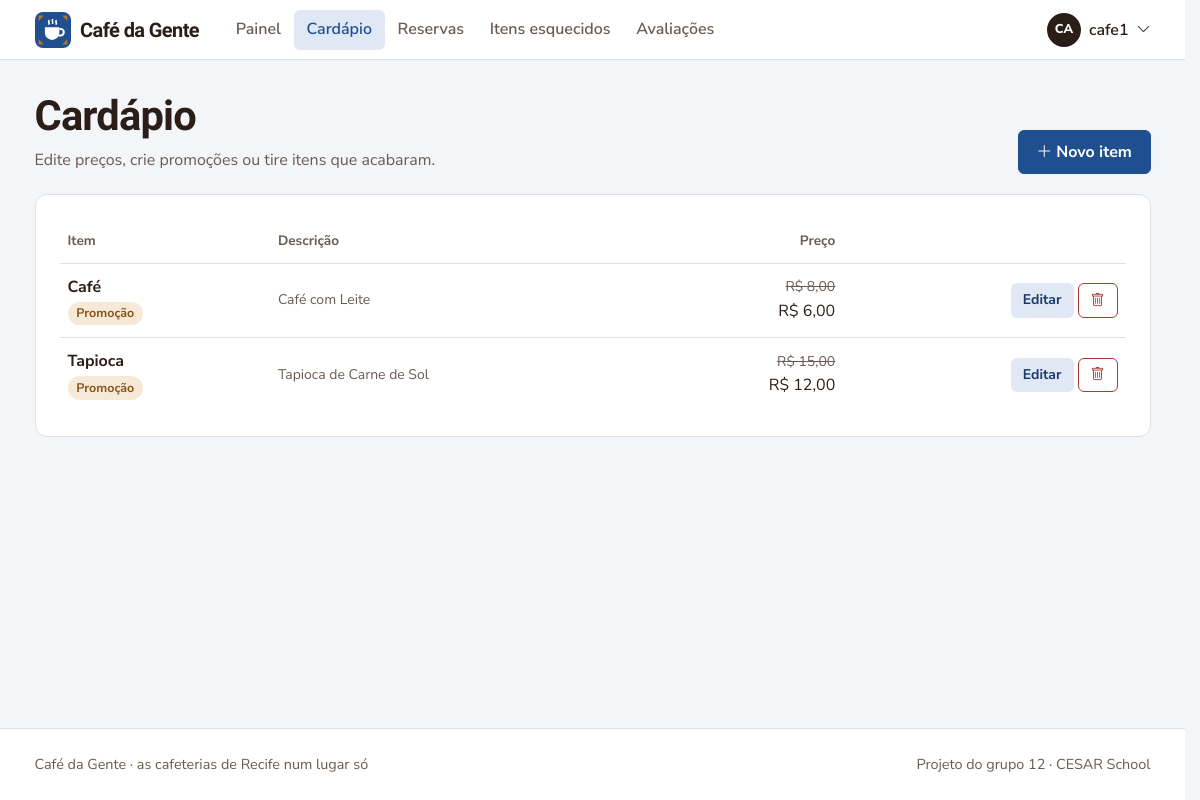
Screenshot of /excluirPrato/ (signed in) with the database file from the repository.
### coffee12app/models.py (models this page shows, shortened)
class CustomUser(AbstractUser):
    phone_number = models.CharField(max_length=15, blank=True)
    COFFEEADMIN = 'CM'
    CLIENT = 'CL'
    ZONANORTE = 'ZN'
    ZONASUL = 'ZS'
    ZONAOESTE = 'ZO'
    CENTRO = 'CE'
    NAOIDENTIFICAR = 'NI'
    ROLES = [
        (COFFEEADMIN, 'Administrador de Café'),
        (CLIENT, 'Cliente')
    ]
    LOCALIDADES = [
        (ZONANORTE, 'Zona Norte'),
        (ZONASUL, 'Zona Sul'),
        (ZONAOESTE, 'Zona Oeste'),
        (CENTRO, 'Centro'),
        (NAOIDENTIFICAR, 'Não Identificar')
    ]
    role = models.CharField(
        max_length=2,
        choices=ROLES,
        default=CLIENT,
    )
    localidade = models.CharField(
        max_length=2,
        choices=LOCALIDADES,
        default=NAOIDENTIFICAR,
    )
    cafeteria = models.ForeignKey('Estabelecimento', on_delete=models.PROTECT, null=True, blank=True)
    possui_estabelecimento = models.BooleanField(default=False)
    cafeteria_favorita = models.ManyToManyField('Estabelecimento', blank=True, related_name='cafeterias_favoritas')

class Prato(models.Model):
    nome = models.CharField(max_length=100)
    descricao = models.TextField()
    preco = models.DecimalField(max_digits=6, decimal_places=2)
    preco_promocional = models.DecimalField(max_digits=6, decimal_places=2, null=True, blank=True)
    estabelecimento = models.ForeignKey(Estabelecimento, on_delete=models.CASCADE)
    prato_principal = models.BooleanField(default=False)
    @property
    def em_promocao(self):
        return self.preco_promocional is not None and self.preco_promocional < self.preco

### coffee12app/views.py (the view)
# urls.py: path('excluirPrato/',views.ExcluirPrato,name='excluirPrato'),
@com_cafeteria
def ExcluirPrato(request, cafeteria):
    if request.method == 'POST':
        prato = get_object_or_404(Prato, id=request.POST.get('prato_id'), estabelecimento=cafeteria)
        nome = prato.nome
        prato.delete()
        messages.info(request, f'{nome} saiu do cardápio.')
        return voltar(request, 'excluirPrato')
    pratos = Prato.objects.filter(estabelecimento=cafeteria).order_by('nome')
    return render(request, 'excluirPrato.html', {'pratos': pratos, 'cafeteria': cafeteria})

### coffee12app/context_processors.py (called while the page is built)
def navegacao(request):
    user = getattr(request, 'user', None)
    match = getattr(request, 'resolver_match', None)
    contexto = {'rota_atual': match.url_name if match else ''}
    if not user or not user.is_authenticated:
        return contexto
    eh_dono = user.role == CustomUser.COFFEEADMIN
    contexto['eh_dono_cafe'] = eh_dono
    if eh_dono:
        cafeteria = user.cafeteria
        contexto['minha_cafeteria'] = cafeteria
        if cafeteria:
            contexto['nav_reservas_pendentes'] = Reserva.objects.filter(
                cafe=cafeteria, status=Reserva.PENDENTE, data_hora__gte=timezone.now()).count()
            contexto['nav_itens_pendentes'] = ItemEsquecido.objects.filter(
                cafeteria=cafeteria, status=ItemEsquecido.PENDENTE).count()
    return contexto

### coffee12app/templatetags/cafe_tags.py (called while the page is built)
@register.filter
def brl(valor):
    if valor is None or valor == '':
        return ''
    try:
        valor = Decimal(valor)
    except (InvalidOperation, TypeError, ValueError):
        return valor
    texto = f'{valor:,.2f}'.replace(',', 'X').replace('.', ',').replace('X', '.')
    return f'R$ {texto}'

@register.filter
def iniciais(nome):
    partes = [p for p in str(nome).replace('_', ' ').replace('.', ' ').split() if p]
    if not partes:
        return '?'
    if len(partes) == 1:
        return partes[0][:2].upper()
    return (partes[0][0] + partes[-1][0]).upper()

### coffee12app/views.py (called while the page is built)
def cafeteria_do_usuario(user):
    if user.cafeteria_id:
        return user.cafeteria
    return Estabelecimento.objects.filter(proprietario=user).first()

def apenas_donos(view):
    @wraps(view)
    @login_required
    def wrapper(request, *args, **kwargs):
        if request.user.role != CustomUser.COFFEEADMIN:
            messages.info(request, 'Essa área é para donos de cafeteria.')
            return redirect('homepage')
        return view(request, *args, **kwargs)
    return wrapper

def com_cafeteria(view):
    @wraps(view)
    @apenas_donos
    def wrapper(request, *args, **kwargs):
        cafeteria = cafeteria_do_usuario(request.user)
        if cafeteria is None:
            messages.info(request, 'Cadastre sua cafeteria para continuar.')
            return redirect('cadastrarEstabelecimento')
        return view(request, cafeteria, *args, **kwargs)
    return wrapper

### templates/excluirPrato.html (shortened to what this page needs)
{% extends 'base.html' %}
{% load cafe_tags %}
{% block conteudo %}
<div class="container">
  <div class="cabecalho d-flex flex-wrap justify-content-between align-items-end gap-3">
    <div>
      <h1>Cardápio</h1>
      <p>Edite preços, crie promoções ou tire itens que acabaram.</p>
    </div>
    <a class="btn btn-primary" href="{% url 'cadastrarPrato' %}"><i class="bi bi-plus-lg me-1" aria-hidden="true"></i>Novo item</a>
  </div>
  {% if pratos %}
    <div class="painel">
      <table class="tabela-menu">
        <thead>
          <tr>
            <th scope="col">Item</th>
            <th scope="col" class="esconder-mobile">Descrição</th>
            <th scope="col" class="num">Preço</th>
            <th scope="col"><span class="visually-hidden">Ações</span></th>
          </tr>
        </thead>
        <tbody>
        {% for prato in pratos %}
          <tr>
            <td>
              <strong>{{ prato.nome }}</strong>
              <div>
                {% if prato.em_promocao %}<span class="etiqueta etiqueta-promo">Promoção</span>{% endif %}
              </div>
            </td>
            <td class="esconder-mobile texto-suave small">{{ prato.descricao|truncatechars:80 }}</td>
            <td class="num">
              {% if prato.em_promocao %}<s class="texto-suave small d-block">{{ prato.preco|brl }}</s>{{ prato.preco_promocional|brl }}{% else %}{{ prato.preco|brl }}{% endif %}
            </td>
            <td class="num">
              <div class="d-inline-flex gap-1">
                <a class="btn btn-claro btn-sm" href="{% url 'editarPrato' prato.id %}">Editar</a>
                <form method="post" action="{% url 'excluirPrato' %}" onsubmit="return confirm('Tirar {{ prato.nome|escapejs }} do cardápio?')">
                  <button class="btn btn-perigo btn-sm" type="submit" aria-label="Excluir {{ prato.nome }}"><i class="bi bi-trash" aria-hidden="true"></i></button>
                </form>
              </div>
            </td>
          </tr>
        {% endfor %}
        </tbody>
      </table>
    </div>
  {% endif %}
</div>
{% endblock %}

### templates/base.html (shortened to what this page needs)
{% load static cafe_tags %}<!doctype html>
<html lang="pt-BR">
<head>
  <link href="https://cdn.jsdelivr.net/npm/bootstrap@5.3.3/dist/css/bootstrap.min.css" rel="stylesheet">
  <link href="https://cdn.jsdelivr.net/npm/bootstrap-icons@1.11.3/font/bootstrap-icons.min.css" rel="stylesheet">
  <link href="{% static 'css/app.css' %}" rel="stylesheet">
</head>
<body>
  <header class="barra">
    <nav class="navbar navbar-expand-lg">
      <div class="container">
        {% if user.is_authenticated %}
          <a class="marca" href="{% if eh_dono_cafe %}{% url 'homepagecafe' %}{% else %}{% url 'homepage' %}{% endif %}">
        {% else %}
          <a class="marca" href="{% url 'inicio' %}">
        {% endif %}
            Café da Gente
          </a>
        {% if user.is_authenticated %}
          <div class="collapse navbar-collapse" id="menu">
            <ul class="navbar-nav ms-lg-4 me-auto">
              {% if eh_dono_cafe %}
                <li class="nav-item"><a class="nav-link {% if rota_atual == 'homepagecafe' %}ativo{% endif %}" href="{% url 'homepagecafe' %}">Painel</a></li>
                {% if minha_cafeteria %}
                  <li class="nav-item"><a class="nav-link {% if rota_atual == 'excluirPrato' or rota_atual == 'cadastrarPrato' or rota_atual == 'editarPrato' %}ativo{% endif %}" href="{% url 'excluirPrato' %}">Cardápio</a></li>
                  <li class="nav-item"><a class="nav-link " href="{% url 'reserva_listar' %}">Reservas</a></li>
                  <li class="nav-item"><a class="nav-link " href="{% url 'solicitacoes' %}">Itens esquecidos</a></li>
                  <li class="nav-item"><a class="nav-link {% if rota_atual == 'verFeedbacks' %}ativo{% endif %}" href="{% url 'verFeedbacks' minha_cafeteria.id %}">Avaliações</a></li>
                {% endif %}
              {% endif %}
            </ul>
            <div class="dropdown">
              <button class="btn p-0 border-0 d-flex align-items-center gap-2" type="button" data-bs-toggle="dropdown" aria-expanded="false">
                <span class="avatar" aria-hidden="true">{{ user.username|iniciais }}</span>
                <span class="fw-semibold">{{ user.username }}</span>
                <i class="bi bi-chevron-down small" aria-hidden="true"></i>
              </button>
            </div>
          </div>
        {% endif %}
      </div>
    </nav>
  </header>
  <main id="conteudo">
    {% block conteudo %}{% endblock %}
  </main>
  {% block rodape %}
  <footer class="rodape">
    <div class="container d-flex flex-wrap justify-content-between gap-2">
      <span>Café da Gente · as cafeterias de Recife num lugar só</span>
      <span>Projeto do grupo 12 · CESAR School</span>
    </div>
  </footer>
  {% endblock %}
</body>
</html>

### coffee12app/static/css/app.css (style rules this page uses)
:root { --porcelana: #F3F5F8; --superficie: #FFFFFF; --azulejo: #1F4F8F; --azulejo-escuro: #163A6B; --azulejo-claro: #DFE8F4; --torra: #2B1E18; --torra-suave: #6A5B53; --caramelo: #B5722A; --caramelo-claro: #F6E9D8; --folha: #2E7550; --folha-clara: #E2F1E8; --cereja: #A93A30; --cereja-clara: #F8E4E1; --linha: #DCE1E8; --fonte-titulo: 'Bricolage Grotesque', system-ui, sans-serif; --fonte-texto: 'Nunito Sans', system-ui, sans-serif; --raio-sm: 6px; --raio: 12px; --sombra: 0 1px 2px rgba(31, 79, 143, .06), 0 4px 16px rgba(31, 79, 143, .06); --bs-body-bg: var(--porcelana); --bs-body-color: var(--torra); --bs-body-font-family: var(--fonte-texto); --bs-link-color: var(--azulejo); --bs-link-color-rgb: 31, 79, 143; --bs-link-hover-color: var(--azulejo-escuro); --bs-link-hover-color-rgb: 22, 58, 107; --bs-border-color: var(--linha); --bs-primary: var(--azulejo); --bs-primary-rgb: 31, 79, 143; --bs-focus-ring-color: rgba(31, 79, 143, .3); }
body { font-family: var(--fonte-texto); font-size: 1rem; line-height: 1.6; color: var(--torra); background: var(--porcelana); min-height: 100vh; display: flex; flex-direction: column; }
main { flex: 1; }
h1, h2, h3, h4, .titulo { font-family: var(--fonte-titulo); font-weight: 700; letter-spacing: -0.02em; line-height: 1.15; color: var(--torra); }
h1 { font-size: clamp(1.9rem, 1.4rem + 2vw, 2.6rem); }
.texto-suave { color: var(--torra-suave); }
a { text-underline-offset: 3px; }
.btn { font-weight: 700; border-radius: var(--raio-sm); padding: .55rem 1.1rem; }
.btn-primary { --bs-btn-bg: var(--azulejo); --bs-btn-border-color: var(--azulejo); --bs-btn-hover-bg: var(--azulejo-escuro); --bs-btn-hover-border-color: var(--azulejo-escuro); --bs-btn-active-bg: var(--azulejo-escuro); --bs-btn-active-border-color: var(--azulejo-escuro); --bs-btn-disabled-bg: var(--azulejo); }
.btn-claro { background: var(--azulejo-claro); color: var(--azulejo-escuro); border: 0; }
.btn-perigo { background: transparent; color: var(--cereja); border: 1px solid currentColor; }
.btn-sm { padding: .35rem .75rem; font-size: .875rem; }
.barra { background: var(--superficie); border-bottom: 1px solid var(--linha); }
.barra .navbar { padding: .6rem 0; }
.marca { display: flex; align-items: center; gap: .6rem; font-family: var(--fonte-titulo); font-weight: 800; font-size: 1.25rem; color: var(--torra); text-decoration: none; letter-spacing: -0.03em; }
.barra .nav-link { color: var(--torra-suave); font-weight: 600; padding: .45rem .8rem !important; border-radius: var(--raio-sm); }
.barra .nav-link.ativo { color: var(--azulejo); background: var(--azulejo-claro); }
.avatar { width: 34px; height: 34px; border-radius: 50%; display: inline-grid; place-items: center; background: var(--torra); color: #fff; font-size: .8rem; font-weight: 800; }
.cabecalho { padding: 2rem 0 1.25rem; }
.cabecalho p { margin: .4rem 0 0; color: var(--torra-suave); }
.painel { background: var(--superficie); border: 1px solid var(--linha); border-radius: var(--raio); padding: 1.5rem; }
.etiqueta { display: inline-block; padding: .1rem .55rem; border-radius: 999px; font-size: .78rem; font-weight: 700; background: var(--porcelana); color: var(--torra-suave); }
.etiqueta-promo { background: var(--caramelo-claro); color: #8a5517; }
.tabela-menu { width: 100%; }
.tabela-menu td, .tabela-menu th { padding: .7rem .5rem; border-bottom: 1px solid var(--linha); vertical-align: middle; }
.tabela-menu th { font-size: .85rem; color: var(--torra-suave); font-weight: 700; }
.tabela-menu tr:last-child td { border-bottom: 0; }
.tabela-menu .num { text-align: right; white-space: nowrap; }
.rodape { margin-top: 4rem; border-top: 1px solid var(--linha); background: var(--superficie); padding: 1.5rem 0; font-size: .9rem; color: var(--torra-suave); }
html { scrollbar-gutter: stable; }

### rows the page displays
CustomUser: username|iniciais "CA", username "cafe1"
Prato: nome "Café", shows "Promoção", descricao "Café com Leite", preco|brl "R$ 8,00", preco_promocional|brl "R$ 6,00"
Prato: nome "Tapioca", shows "Promoção", descricao "Tapioca de Carne de Sol", preco|brl "R$ 15,00", preco_promocional|brl "R$ 12,00"
